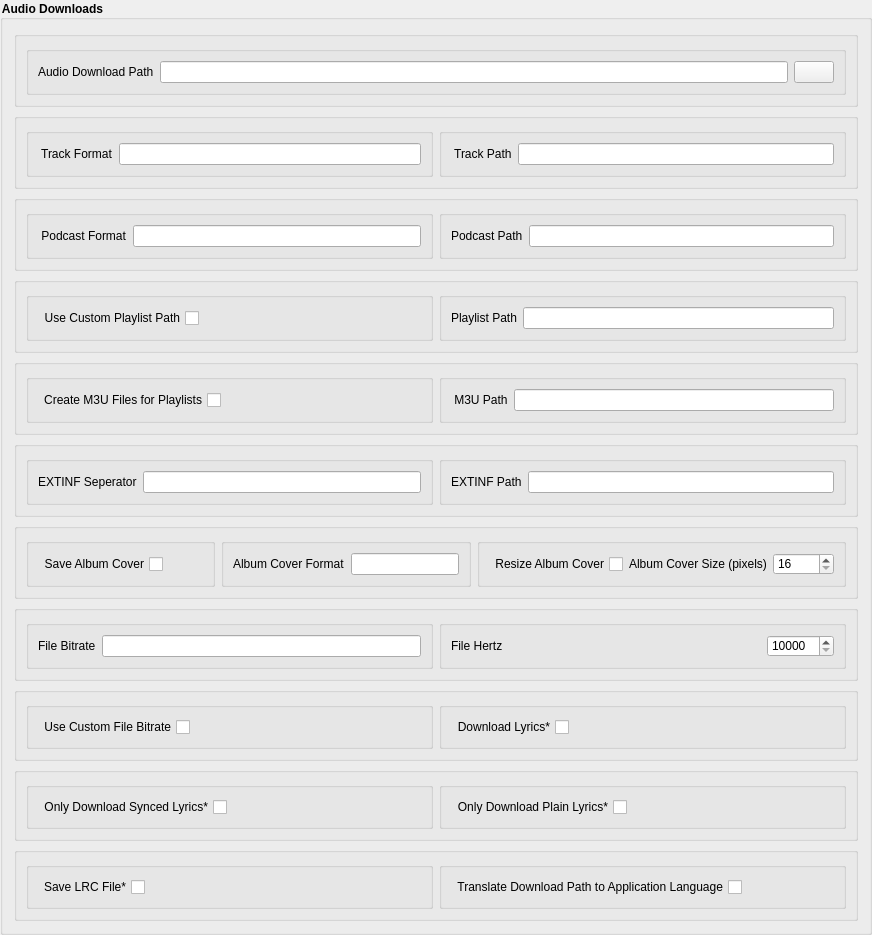
             <widget class="QGroupBox" name="gb1">
              <property name="styleSheet">
               <string notr="true">QGroupBox { font-weight: bold; }</string>
              </property>
              <property name="title">
               <string>Audio Downloads</string>
              </property>
              <layout class="QVBoxLayout" name="verticalLayout_27">
               <item>
                <widget class="QGroupBox" name="gb1_29">
                 <property name="title">
                  <string/>
                 </property>
                 <property name="flat">
                  <bool>true</bool>
                 </property>
                 <layout class="QHBoxLayout" name="horizontalLayout_248">
                  <item>
                   <widget class="QGroupBox" name="gb1_31">
                    <property name="title">
                     <string/>
                    </property>
                    <property name="flat">
                     <bool>true</bool>
                    </property>
                    <layout class="QHBoxLayout" name="horizontalLayout_265">
                     <item>
                      <widget class="QLabel" name="lb_audio_download_path">
                       <property name="text">
                        <string>Audio Download Path</string>
                       </property>
                      </widget>
                     </item>
                     <item>
                      <widget class="QLineEdit" name="audio_download_path">
                       <property name="sizePolicy">
                        <sizepolicy hsizetype="Expanding" vsizetype="Fixed">
                         <horstretch>0</horstretch>
                         <verstretch>0</verstretch>
                        </sizepolicy>
                       </property>
                       <property name="minimumSize">
                        <size>
                         <width>0</width>
                         <height>0</height>
                        </size>
                       </property>
                      </widget>
                     </item>
                     <item>
                      <widget class="QPushButton" name="btn_audio_download_path_browse">
                       <property name="text">
                        <string/>
                       </property>
                      </widget>
                     </item>
                    </layout>
                   </widget>
                  </item>
                 </layout>
                </widget>
               </item>
               <item>
                <widget class="QGroupBox" name="gb1_0">
                 <property name="title">
                  <string/>
                 </property>
                 <property name="flat">
                  <bool>true</bool>
                 </property>
                 <layout class="QHBoxLayout" name="horizontalLayout">
                  <item>
                   <widget class="QGroupBox" name="groupBox_27">
                    <property name="title">
                     <string/>
                    </property>
                    <layout class="QHBoxLayout" name="horizontalLayout_26">
                     <item>
                      <widget class="QLabel" name="lm_track_file_format">
                       <property name="text">
                        <string> Track Format</string>
                       </property>
                      </widget>
                     </item>
                     <item>
                      <widget class="QLineEdit" name="track_file_format"/>
                     </item>
                    </layout>
                   </widget>
                  </item>
                  <item>
                   <widget class="QGroupBox" name="groupBox_6">
                    <property name="title">
                     <string/>
                    </property>
                    <property name="flat">
                     <bool>false</bool>
                    </property>
                    <layout class="QHBoxLayout" name="horizontalLayout_17">
                     <item>
                      <widget class="QLabel" name="lb_track_formatter">
                       <property name="text">
                        <string> Track Path</string>
                       </property>
                      </widget>
                     </item>
                     <item>
                      <widget class="QLineEdit" name="track_path_formatter"/>
                     </item>
                    </layout>
                   </widget>
                  </item>
                 </layout>
                </widget>
               </item>
               <item>
                <widget class="QGroupBox" name="gb1_7">
                 <property name="title">
                  <string/>
                 </property>
                 <property name="flat">
                  <bool>true</bool>
                 </property>
                 <layout class="QHBoxLayout" name="horizontalLayout_18">
                  <item>
                   <widget class="QGroupBox" name="groupBox_28">
                    <property name="title">
                     <string/>
                    </property>
                    <layout class="QHBoxLayout" name="horizontalLayout_36">
                     <item>
                      <widget class="QLabel" name="lb_episode_name_formatter">
                       <property name="toolTip">
                        <string/>
                       </property>
                       <property name="text">
                        <string> Podcast Format</string>
                       </property>
                      </widget>
                     </item>
                     <item>
                      <widget class="QLineEdit" name="podcast_file_format"/>
                     </item>
                    </layout>
                   </widget>
                  </item>
                  <item>
                   <widget class="QGroupBox" name="groupBox_13">
                    <property name="title">
                     <string/>
                    </property>
                    <property name="flat">
                     <bool>false</bool>
                    </property>
                    <layout class="QHBoxLayout" name="horizontalLayout_35">
                     <item>
                      <widget class="QLabel" name="lb_track_formatter_2">
                       <property name="toolTip">
                        <string/>
                       </property>
                       <property name="text">
                        <string>Podcast Path</string>
                       </property>
                      </widget>
                     </item>
                     <item>
                      <widget class="QLineEdit" name="podcast_path_formatter"/>
                     </item>
                    </layout>
                   </widget>
                  </item>
                 </layout>
                </widget>
               </item>
               <item>
                <widget class="QGroupBox" name="gb1_8">
                 <property name="title">
                  <string/>
                 </property>
                 <property name="flat">
                  <bool>true</bool>
                 </property>
                 <layout class="QHBoxLayout" name="horizontalLayout_37">
                  <item>
                   <widget class="QGroupBox" name="group_playlist_cfg_m3u_2">
                    <property name="title">
                     <string/>
                    </property>
                    <layout class="QHBoxLayout" name="horizontalLayout_45">
                     <item>
                      <widget class="QCheckBox" name="use_playlist_path">
                       <property name="layoutDirection">
                        <enum>Qt::RightToLeft</enum>
                       </property>
                       <property name="text">
                        <string>Use Custom Playlist Path</string>
                       </property>
                      </widget>
                     </item>
                     <item>
                      <spacer name="horizontalSpacer_16">
                       <property name="orientation">
                        <enum>Qt::Horizontal</enum>
                       </property>
                       <property name="sizeHint" stdset="0">
                        <size>
                         <width>40</width>
                         <height>20</height>
                        </size>
                       </property>
                      </spacer>
                     </item>
                    </layout>
                   </widget>
                  </item>
                  <item>
                   <widget class="QGroupBox" name="groupBox_31">
                    <property name="title">
                     <string/>
                    </property>
                    <layout class="QHBoxLayout" name="horizontalLayout_40">
                     <item>
                      <widget class="QLabel" name="lb_playlist_name_formatter">
                       <property name="toolTip">
                        <string/>
                       </property>
                       <property name="text">
                        <string>Playlist Path</string>
                       </property>
                      </widget>
                     </item>
                     <item>
                      <widget class="QLineEdit" name="playlist_path_formatter"/>
                     </item>
                    </layout>
                   </widget>
                  </item>
                 </layout>
                </widget>
               </item>
               <item>
                <widget class="QGroupBox" name="gb1_1">
                 <property name="enabled">
                  <bool>true</bool>
                 </property>
                 <property name="title">
                  <string/>
                 </property>
                 <property name="flat">
                  <bool>true</bool>
                 </property>
                 <layout class="QHBoxLayout" name="horizontalLayout_21">
                  <item>
                   <widget class="QGroupBox" name="group_playlist_cfg_m3u">
                    <property name="title">
                     <string/>
                    </property>
                    <layout class="QHBoxLayout" name="horizontalLayout_42">
                     <item>
                      <widget class="QCheckBox" name="create_m3u_file">
                       <property name="enabled">
                        <bool>true</bool>
                       </property>
                       <property name="layoutDirection">
                        <enum>Qt::RightToLeft</enum>
                       </property>
                       <property name="text">
                        <string>Create M3U Files for Playlists</string>
                       </property>
                      </widget>
                     </item>
                     <item>
                      <spacer name="horizontalSpacer_14">
                       <property name="orientation">
                        <enum>Qt::Horizontal</enum>
                       </property>
                       <property name="sizeHint" stdset="0">
                        <size>
                         <width>40</width>
                         <height>20</height>
                        </size>
                       </property>
                      </spacer>
                     </item>
                    </layout>
                   </widget>
                  </item>
                  <item>
                   <widget class="QGroupBox" name="group_playlist_cfg_format">
                    <property name="title">
                     <string/>
                    </property>
                    <layout class="QHBoxLayout" name="horizontalLayout_43">
                     <item>
                      <widget class="QLabel" name="lb_m3u_path_formatter">
                       <property name="enabled">
                        <bool>true</bool>
                       </property>
                       <property name="text">
                        <string> M3U Path</string>
                       </property>
                      </widget>
                     </item>
                     <item>
                      <widget class="QLineEdit" name="m3u_path_formatter">
                       <property name="enabled">
                        <bool>true</bool>
                       </property>
                      </widget>
                     </item>
                    </layout>
                   </widget>
                  </item>
                 </layout>
                </widget>
               </item>
               <item>
                <widget class="QGroupBox" name="gb1_5">
                 <property name="enabled">
                  <bool>true</bool>
                 </property>
                 <property name="title">
                  <string/>
                 </property>
                 <property name="flat">
                  <bool>true</bool>
                 </property>
                 <layout class="QHBoxLayout" name="horizontalLayout_22">
                  <item>
                   <widget class="QGroupBox" name="group_playlist_cfg_format_4">
                    <property name="title">
                     <string/>
                    </property>
                    <layout class="QHBoxLayout" name="horizontalLayout_52">
                     <item>
                      <widget class="QLabel" name="lb_extinf_separator">
                       <property name="enabled">
                        <bool>true</bool>
                       </property>
                       <property name="text">
                        <string>EXTINF Seperator</string>
                       </property>
                      </widget>
                     </item>
                     <item>
                      <widget class="QLineEdit" name="extinf_separator">
                       <property name="enabled">
                        <bool>true</bool>
                       </property>
                      </widget>
                     </item>
                    </layout>
                   </widget>
                  </item>
                  <item>
                   <widget class="QGroupBox" name="group_playlist_cfg_format_2">
                    <property name="title">
                     <string/>
                    </property>
                    <layout class="QHBoxLayout" name="horizontalLayout_51">
                     <item>
                      <widget class="QLabel" name="lb_extinf_label">
                       <property name="enabled">
                        <bool>true</bool>
                       </property>
                       <property name="text">
                        <string>EXTINF Path</string>
                       </property>
                      </widget>
                     </item>
                     <item>
                      <widget class="QLineEdit" name="extinf_label">
                       <property name="enabled">
                        <bool>true</bool>
                       </property>
                      </widget>
                     </item>
                    </layout>
                   </widget>
                  </item>
                 </layout>
                </widget>
               </item>
               <item>
                <widget class="QGroupBox" name="gb1_9">
                 <property name="title">
                  <string/>
                 </property>
                 <property name="flat">
                  <bool>true</bool>
                 </property>
                 <layout class="QHBoxLayout" name="horizontalLayout_38">
                  <item>
                   <widget class="QGroupBox" name="group_lyrics_cfg_lyricsenable_2">
                    <property name="title">
                     <string/>
                    </property>
                    <property name="flat">
                     <bool>false</bool>
                    </property>
                    <layout class="QHBoxLayout" name="horizontalLayout_46">
                     <item>
                      <widget class="QCheckBox" name="save_album_cover">
                       <property name="toolTip">
                        <string>This feature requires a premium account.</string>
                       </property>
                       <property name="layoutDirection">
                        <enum>Qt::RightToLeft</enum>
                       </property>
                       <property name="text">
                        <string>Save Album Cover</string>
                       </property>
                      </widget>
                     </item>
                     <item>
                      <spacer name="horizontalSpacer_19">
                       <property name="orientation">
                        <enum>Qt::Horizontal</enum>
                       </property>
                       <property name="sizeHint" stdset="0">
                        <size>
                         <width>40</width>
                         <height>20</height>
                        </size>
                       </property>
                      </spacer>
                     </item>
                    </layout>
                   </widget>
                  </item>
                  <item>
                   <widget class="QGroupBox" name="group_lyrics_cfg_only_synced_2">
                    <property name="title">
                     <string/>
                    </property>
                    <layout class="QHBoxLayout" name="horizontalLayout_47">
                     <item>
                      <widget class="QLabel" name="lb_album_cover_format">
                       <property name="text">
                        <string>Album Cover Format</string>
                       </property>
                      </widget>
                     </item>
                     <item>
                      <widget class="QLineEdit" name="album_cover_format"/>
                     </item>
                    </layout>
                   </widget>
                  </item>
                   <item>
                    <widget class="QGroupBox" name="group_resize_album_cover">
                     <property name="title">
                      <string/>
                     </property>
                     <property name="flat">
                      <bool>false</bool>
                     </property>
                     <layout class="QHBoxLayout" name="horizontalLayout_resize_cover">
                      <item>
                       <widget class="QCheckBox" name="resize_album_cover">
                        <property name="layoutDirection">
                         <enum>Qt::RightToLeft</enum>
                        </property>
                        <property name="text">
                         <string>Resize Album Cover</string>
                        </property>
                       </widget>
                      </item>
                      <item>
                       <widget class="QLabel" name="lb_album_cover_size">
                        <property name="text">
                         <string>Album Cover Size (pixels)</string>
                        </property>
                       </widget>
                      </item>
                      <item>
                       <widget class="QSpinBox" name="album_cover_size">
                        <property name="minimum">
                         <number>16</number>
                        </property>
                        <property name="maximum">
                         <number>10000</number>
                        </property>
                       </widget>
                      </item>
                     </layout>
                    </widget>
                   </item>
                  </layout>
                 </widget>
                </item>
                <item>
                 <widget class="QGroupBox" name="gb1_13">
                 <property name="title">
                  <string/>
                 </property>
                 <property name="flat">
                  <bool>true</bool>
                 </property>
                 <layout class="QHBoxLayout" name="horizontalLayout_244">
                  <item>
                   <widget class="QGroupBox" name="groupBox_134">
                    <property name="title">
                     <string/>
                    </property>
                    <property name="flat">
                     <bool>false</bool>
                    </property>
                    <layout class="QHBoxLayout" name="horizontalLayout_245">
                     <item>
                      <widget class="QLabel" name="lb_file_bitrate">
                       <property name="text">
                        <string>File Bitrate</string>
                       </property>
                      </widget>
                     </item>
                     <item>
                      <widget class="QLineEdit" name="file_bitrate"/>
                     </item>
                    </layout>
                   </widget>
                  </item>
                  <item>
                   <widget class="QGroupBox" name="groupBox_135">
                    <property name="title">
                     <string/>
                    </property>
                    <property name="flat">
                     <bool>false</bool>
                    </property>
                    <layout class="QHBoxLayout" name="horizontalLayout_246">
                     <item>
                      <widget class="QLabel" name="lb_file_bitrate_2">
                       <property name="text">
                        <string>File Hertz</string>
                       </property>
                      </widget>
                     </item>
                     <item>
                      <spacer name="horizontalSpacer_20">
                       <property name="orientation">
                        <enum>Qt::Horizontal</enum>
                       </property>
                       <property name="sizeHint" stdset="0">
                        <size>
                         <width>40</width>
                         <height>20</height>
                        </size>
                       </property>
                      </spacer>
                     </item>
                     <item>
                      <widget class="QSpinBox" name="file_hertz">
                       <property name="minimumSize">
                        <size>
                         <width>0</width>
                         <height>0</height>
                        </size>
                       </property>
                       <property name="minimum">
                        <number>10000</number>
                       </property>
                       <property name="maximum">
                        <number>10000000</number>
                       </property>
                      </widget>
                     </item>
                    </layout>
                   </widget>
                  </item>
                 </layout>
                </widget>
               </item>
               <item>
                <widget class="QGroupBox" name="gb1_2">
                 <property name="title">
                  <string/>
                 </property>
                 <property name="flat">
                  <bool>true</bool>
                 </property>
                 <layout class="QHBoxLayout" name="horizontalLayout_13">
                  <item>
                   <widget class="QGroupBox" name="group_lyrics_cfg_only_synced_4">
                    <property name="title">
                     <string/>
                    </property>
                    <layout class="QHBoxLayout" name="horizontalLayout_44">
                     <item>
                      <widget class="QCheckBox" name="use_custom_file_bitrate">
                       <property name="toolTip">
                        <string>This feature requires a premium account.</string>
                       </property>
                       <property name="layoutDirection">
                        <enum>Qt::RightToLeft</enum>
                       </property>
                       <property name="text">
                        <string>Use Custom File Bitrate</string>
                       </property>
                      </widget>
                     </item>
                     <item>
                      <spacer name="horizontalSpacer_23">
                       <property name="orientation">
                        <enum>Qt::Horizontal</enum>
                       </property>
                       <property name="sizeHint" stdset="0">
                        <size>
                         <width>40</width>
                         <height>20</height>
                        </size>
                       </property>
                      </spacer>
                     </item>
                    </layout>
                   </widget>
                  </item>
                  <item>
                   <widget class="QGroupBox" name="group_lyrics_cfg_lyricsenable">
                    <property name="title">
                     <string/>
                    </property>
                    <property name="flat">
                     <bool>false</bool>
                    </property>
                    <layout class="QHBoxLayout" name="horizontalLayout_33">
                     <item>
                      <widget class="QCheckBox" name="download_lyrics">
                       <property name="toolTip">
                        <string>This feature requires a premium account.</string>
                       </property>
                       <property name="layoutDirection">
                        <enum>Qt::RightToLeft</enum>
                       </property>
                       <property name="text">
                        <string>Download Lyrics*</string>
                       </property>
                      </widget>
                     </item>
                     <item>
                      <spacer name="horizontalSpacer_10">
                       <property name="orientation">
                        <enum>Qt::Horizontal</enum>
                       </property>
                       <property name="sizeHint" stdset="0">
                        <size>
                         <width>40</width>
                         <height>20</height>
                        </size>
                       </property>
                      </spacer>
                     </item>
                    </layout>
                   </widget>
                  </item>
                 </layout>
                </widget>
               </item>
               <item>
                <widget class="QGroupBox" name="gb1_6">
                 <property name="title">
                  <string/>
                 </property>
                 <property name="flat">
                  <bool>true</bool>
                 </property>
                 <layout class="QHBoxLayout" name="horizontalLayout_14">
                  <item>
                   <widget class="QGroupBox" name="group_lyrics_cfg_only_synced">
                    <property name="title">
                     <string/>
                    </property>
                    <layout class="QHBoxLayout" name="horizontalLayout_34">
                     <item>
                      <widget class="QCheckBox" name="only_download_synced_lyrics">
                       <property name="toolTip">
                        <string>This feature requires a premium account.</string>
                       </property>
                       <property name="layoutDirection">
                        <enum>Qt::RightToLeft</enum>
                       </property>
                       <property name="text">
                        <string>Only Download Synced Lyrics*</string>
                       </property>
                      </widget>
                     </item>
                     <item>
                      <spacer name="horizontalSpacer_11">
                       <property name="orientation">
                        <enum>Qt::Horizontal</enum>
                       </property>
                       <property name="sizeHint" stdset="0">
                        <size>
                         <width>40</width>
                         <height>20</height>
                        </size>
                       </property>
                      </spacer>
                     </item>
                    </layout>
                   </widget>
                  </item>
                  <item>
                   <widget class="QGroupBox" name="group_lyrics_cfg_only_synced_5">
                    <property name="title">
                     <string/>
                    </property>
                    <layout class="QHBoxLayout" name="horizontalLayout_55">
                     <item>
                      <widget class="QCheckBox" name="only_download_plain_lyrics">
                       <property name="toolTip">
                        <string>This feature requires a premium account.</string>
                       </property>
                       <property name="layoutDirection">
                        <enum>Qt::RightToLeft</enum>
                       </property>
                       <property name="text">
                        <string>Only Download Plain Lyrics*</string>
                       </property>
                      </widget>
                     </item>
                     <item>
                      <spacer name="horizontalSpacer_28">
                       <property name="orientation">
                        <enum>Qt::Horizontal</enum>
                       </property>
                       <property name="sizeHint" stdset="0">
                        <size>
                         <width>40</width>
                         <height>20</height>
                        </size>
                       </property>
                      </spacer>
                     </item>
                    </layout>
                   </widget>
                  </item>
                 </layout>
                </widget>
               </item>
               <item>
                <widget class="QGroupBox" name="gb1_3">
                 <property name="title">
                  <string/>
                 </property>
                 <property name="flat">
                  <bool>true</bool>
                 </property>
                 <layout class="QHBoxLayout" name="horizontalLayout_84">
                  <item>
                   <widget class="QGroupBox" name="group_playlist_cfg_m3u_11">
                    <property name="title">
                     <string/>
                    </property>
                    <layout class="QHBoxLayout" name="horizontalLayout_86">
                     <item>
                      <widget class="QCheckBox" name="save_lrc_file">
                       <property name="toolTip">
                        <string>This feature requires a premium account.</string>
                       </property>
                       <property name="layoutDirection">
                        <enum>Qt::RightToLeft</enum>
                       </property>
                       <property name="text">
                        <string>Save LRC File*</string>
                       </property>
                      </widget>
                     </item>
                     <item>
                      <spacer name="horizontalSpacer_26">
                       <property name="orientation">
                        <enum>Qt::Horizontal</enum>
                       </property>
                       <property name="sizeHint" stdset="0">
                        <size>
                         <width>40</width>
                         <height>20</height>
                        </size>
                       </property>
                      </spacer>
                     </item>
                    </layout>
                   </widget>
                  </item>
                  <item>
                   <widget class="QGroupBox" name="translate_file_path_2">
                    <property name="title">
                     <string/>
                    </property>
                    <layout class="QHBoxLayout" name="horizontalLayout_79">
                     <item>
                      <widget class="QCheckBox" name="translate_file_path">
                       <property name="toolTip">
                        <string/>
                       </property>
                       <property name="layoutDirection">
                        <enum>Qt::RightToLeft</enum>
                       </property>
                       <property name="text">
                        <string>Translate Download Path to Application Language</string>
                       </property>
                      </widget>
                     </item>
                     <item>
                      <spacer name="horizontalSpacer">
                       <property name="orientation">
                        <enum>Qt::Horizontal</enum>
                       </property>
                       <property name="sizeHint" stdset="0">
                        <size>
                         <width>40</width>
                         <height>20</height>
                        </size>
                       </property>
                      </spacer>
                     </item>
                    </layout>
                   </widget>
                  </item>
                 </layout>
                </widget>
               </item>
              </layout>
             </widget>
